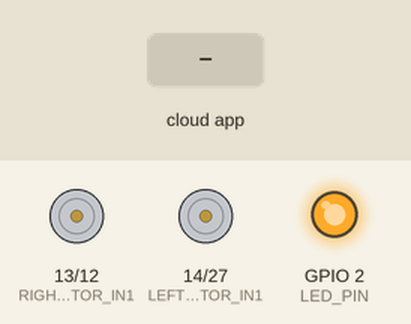
The sketch below on a simulated ESP32. Shown: motor-driver pin pairs drawn as motors (green arrow = first pin HIGH = forward, orange = second pin HIGH = backward, longer = more drive, scaled by the enable pin), output pins drawn as LEDs (lit = HIGH). The inputs (shaded band) are chosen by the test bench. WiFi joins after 1.5 s; servers stay silent unless stated; the ROS host is connected and sends only what is stated; what the sketch prints to the serial monitor is not drawn.

Above: at 4.7 s.
4.8 s: the phone or cloud app sets linear.x to -100
At 5.7 s:
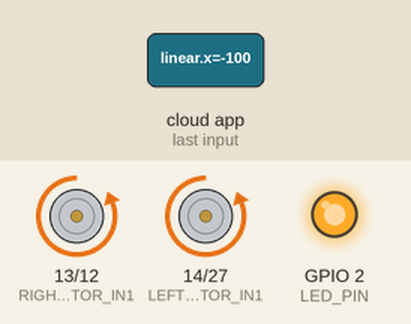
6.3 s: the phone or cloud app sets angular.z to -100
At 7.2 s:
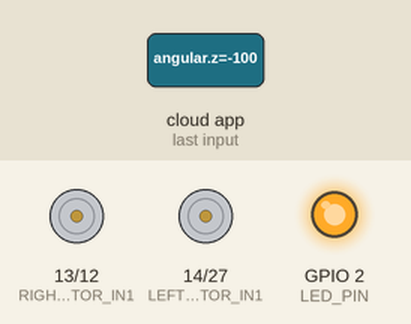
7.8 s: the phone or cloud app sets linear.x to 0
At 8.4 s:
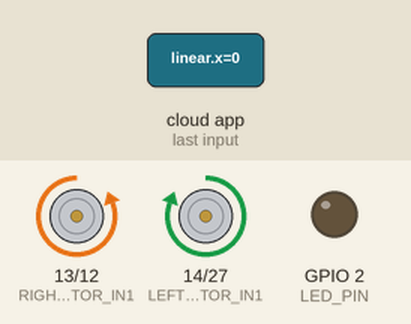
9.3 s: the phone or cloud app sets angular.z to 100
At 9.9 s:
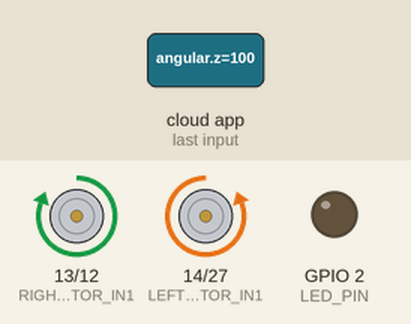
10.8 s: the phone or cloud app sets linear.x to 100
At 11.4 s:
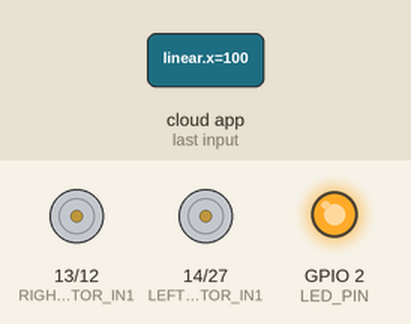
12.3 s: the phone or cloud app sets angular.z to 0
At 13.7 s:
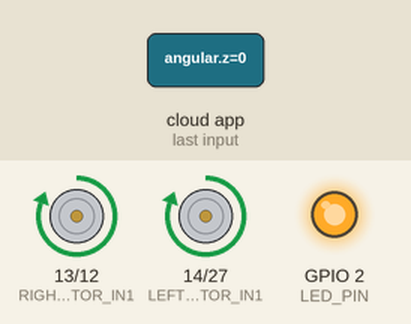
Timing chart, 0 to 14.8 s (numbered marks = the images above; inputs shaded):
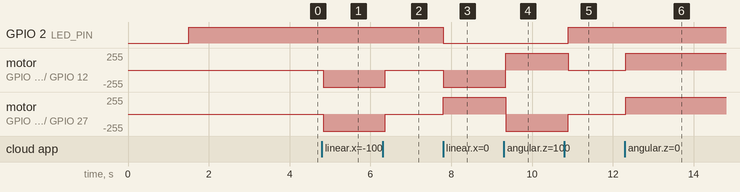

Measured:
- after the input at 4.8 s, motor on GPIO 13 (RIGHT_MOTOR_IN1) / GPIO 12 (RIGHT_MOTOR_IN2), motor on GPIO 14 (LEFT_MOTOR_IN1) / GPIO 27 (LEFT_MOTOR_IN2): stopped → backward 255/255 at once
- after the input at 6.3 s, motor on GPIO 13 (RIGHT_MOTOR_IN1) / GPIO 12 (RIGHT_MOTOR_IN2), motor on GPIO 14 (LEFT_MOTOR_IN1) / GPIO 27 (LEFT_MOTOR_IN2): backward 255/255 → stopped after 0.07 s
- after the input at 7.8 s, GPIO 2 (LED_PIN): HIGH → LOW at once; motor on GPIO 13 (RIGHT_MOTOR_IN1) / GPIO 12 (RIGHT_MOTOR_IN2): stopped → backward 255/255 at once; motor on GPIO 14 (LEFT_MOTOR_IN1) / GPIO 27 (LEFT_MOTOR_IN2): stopped → forward 255/255 at once
- after the input at 9.3 s, motor on GPIO 13 (RIGHT_MOTOR_IN1) / GPIO 12 (RIGHT_MOTOR_IN2): backward 255/255 → forward 255/255 after 0.05 s; motor on GPIO 14 (LEFT_MOTOR_IN1) / GPIO 27 (LEFT_MOTOR_IN2): forward 255/255 → backward 255/255 after 0.05 s
- after the input at 10.8 s, GPIO 2 (LED_PIN): LOW → HIGH after 0.09 s; motor on GPIO 13 (RIGHT_MOTOR_IN1) / GPIO 12 (RIGHT_MOTOR_IN2): forward 255/255 → stopped after 0.09 s; motor on GPIO 14 (LEFT_MOTOR_IN1) / GPIO 27 (LEFT_MOTOR_IN2): backward 255/255 → stopped after 0.09 s
- after the input at 12.3 s, motor on GPIO 13 (RIGHT_MOTOR_IN1) / GPIO 12 (RIGHT_MOTOR_IN2), motor on GPIO 14 (LEFT_MOTOR_IN1) / GPIO 27 (LEFT_MOTOR_IN2): stopped → forward 255/255 at once

The sketch:

TestRobotMark01_master.ino
```cpp
// OTAの設定
#define ESP32_RTOS
#include "OTA.h"

#include <micro_ros_arduino.h>
#include <stdio.h>
#include <rcl/rcl.h>
#include <rcl/error_handling.h>
#include <rclc/rclc.h>
#include <rclc/executor.h>
#include <geometry_msgs/msg/twist.h>

rcl_subscription_t subscriber;
geometry_msgs__msg__Twist msg;
rclc_executor_t executor;
rcl_allocator_t allocator;
rclc_support_t support;
rcl_node_t node;

// モーターのピンを設定
#define RIGHT_MOTOR_IN1 13
#define RIGHT_MOTOR_IN2 12
#define LEFT_MOTOR_IN1 14
#define LEFT_MOTOR_IN2 27
#define RIGHT_ENABLE 26
#define LEFT_ENABLE 25

// micro-ros
#define LED_PIN 2
#define RCCHECK(fn) \
  { \
    rcl_ret_t temp_rc = fn; \
    if ((temp_rc != RCL_RET_OK)) { error_loop(); } \
  }
#define RCSOFTCHECK(fn) \
  { \
    rcl_ret_t temp_rc = fn; \
    if ((temp_rc != RCL_RET_OK)) { error_loop(); } \
  }

#define TREAD 0.10  //トレッド長 [m]
#define SPEED 1.0   //速度

// PWM制御の設定
const int freq = 30000;
const int rightpwmChannel = 0;
const int leftpwmChannel = 1;
const int resolution = 8;
int dutyCycle = 200;

void error_loop() {
  while (1) {
    digitalWrite(LED_PIN, !digitalRead(LED_PIN));
    delay(100);
  }
}

//twist message cb
void subscription_callback(const void *msgin) {
  // duty比
  int right_duty = 0;
  int left_duty = 0;

  const geometry_msgs__msg__Twist *vel = (const geometry_msgs__msg__Twist *)msgin;
  // if velocity in x direction is 0 turn off LED, if 1 turn on LED
  // digitalWrite(LED_PIN, (vel->linear.x == 0) ? LOW : HIGH);

  right_duty += (vel->linear.x + vel->angular.z * TREAD / 2.0 * 20) * 255 / SPEED;
  left_duty += (vel->linear.x - vel->angular.z * TREAD / 2.0 * 20) * 255 / SPEED;
  // 20は旋回できるように適当に設定

  // duty比の調整
  if (right_duty > 255) right_duty = 255;
  else if (right_duty < -255) right_duty = -255;
  if (left_duty > 255) left_duty = 255;
  else if (left_duty < -255) left_duty = -255;

  // Serial.print("right_duty: ");
  // Serial.println(right_duty);
  // Serial.print("left_duty: ");
  // Serial.println(left_duty);

  digitalWrite(LED_PIN, (vel->linear.x == 0) ? LOW : HIGH);

  // 回転
  if (right_duty > 0) {  //前方向
    digitalWrite(RIGHT_MOTOR_IN1, HIGH);
    digitalWrite(RIGHT_MOTOR_IN2, LOW);
    ledcWrite(rightpwmChannel, right_duty);
  } else if (right_duty < 0) {  //後ろ方向
    digitalWrite(RIGHT_MOTOR_IN1, LOW);
    digitalWrite(RIGHT_MOTOR_IN2, HIGH);
    ledcWrite(rightpwmChannel, -right_duty);
  } else {  //モーター停止
    digitalWrite(RIGHT_MOTOR_IN1, LOW);
    digitalWrite(RIGHT_MOTOR_IN2, LOW);
    ledcWrite(rightpwmChannel, 0);
  }

  if (left_duty > 0) {  //前方向
    digitalWrite(LEFT_MOTOR_IN1, HIGH);
    digitalWrite(LEFT_MOTOR_IN2, LOW);
    ledcWrite(leftpwmChannel, left_duty);
  } else if (left_duty < 0) {  //後ろ方向
    digitalWrite(LEFT_MOTOR_IN1, LOW);
    digitalWrite(LEFT_MOTOR_IN2, HIGH);
    ledcWrite(leftpwmChannel, -left_duty);
  } else {  //モーター停止
    digitalWrite(LEFT_MOTOR_IN1, LOW);
    digitalWrite(LEFT_MOTOR_IN2, LOW);
    ledcWrite(leftpwmChannel, 0);
  }
}

void setup() {
  //シリアルモニターに表示
  Serial.begin(115200);
  Serial.println("Booting");
  setupOTA("TemplateSketch", "Buffalo-G-9EC8", "j6pmvtvgfy48k");
  // Your setup code

  // micro-ros
  set_microros_wifi_transports("Buffalo-G-9EC8", "j6pmvtvgfy48k", "192.168.12.33", 8888);


  // ピンのセットアップ
  pinMode(RIGHT_MOTOR_IN1, OUTPUT);
  pinMode(RIGHT_MOTOR_IN2, OUTPUT);
  pinMode(LEFT_MOTOR_IN1, OUTPUT);
  pinMode(LEFT_MOTOR_IN2, OUTPUT);

  // PWM制御のセットアップ
  ledcSetup(rightpwmChannel, freq, resolution);
  ledcSetup(leftpwmChannel, freq, resolution);

  // PWM制御でモーターをアタッチ
  ledcAttachPin(RIGHT_ENABLE, rightpwmChannel);
  ledcAttachPin(LEFT_ENABLE, leftpwmChannel);

  pinMode(LED_PIN, OUTPUT);
  digitalWrite(LED_PIN, HIGH);

  delay(2000);

  allocator = rcl_get_default_allocator();
  //create init_options
  RCCHECK(rclc_support_init(&support, 0, NULL, &allocator));
  // create node
  RCCHECK(rclc_node_init_default(&node, "micro_ros_arduino_node", "", &support));
  // create subscriber
  RCCHECK(rclc_subscription_init_default(
    &subscriber,
    &node,
    ROSIDL_GET_MSG_TYPE_SUPPORT(geometry_msgs, msg, Twist),
    "cmd_vel"));

  // create executor
  RCCHECK(rclc_executor_init(&executor, &support.context, 1, &allocator));
  RCCHECK(rclc_executor_add_subscription(&executor, &subscriber, &msg, &subscription_callback, ON_NEW_DATA));

  // シリアルモニターで確認
  Serial.print("Testing DC Motor...");
}

void loop() {
  delay(100);
  RCCHECK(rclc_executor_spin_some(&executor, RCL_MS_TO_NS(100)));
}
```

OTA.h
```cpp
#ifdef ESP32
#include <WiFi.h>
#include <ESPmDNS.h>
#else
#include <ESP8266WiFi.h>
#include <ESP8266mDNS.h>
#endif

#include <WiFiUdp.h>
#include <ArduinoOTA.h>

#if defined(ESP32_RTOS) && defined(ESP32)
void ota_handle(void *parameter)
{
    for (;;)
    {
        ArduinoOTA.handle();
        delay(3500);
    }
}
#endif

void setupOTA(const char *nameprefix, const char *ssid, const char *password)
{
    // Configure the hostname
    uint16_t maxlen = strlen(nameprefix) + 7;
    char *fullhostname = new char[maxlen];
    uint8_t mac[6];
    WiFi.macAddress(mac);
    snprintf(fullhostname, maxlen, "%s-%02x%02x%02x", nameprefix, mac[3], mac[4], mac[5]);
    ArduinoOTA.setHostname(fullhostname);
    delete[] fullhostname;

    // Configure and start the WiFi station
    WiFi.mode(WIFI_STA);
    WiFi.begin(ssid, password);

    // Wait for connection
    while (WiFi.waitForConnectResult() != WL_CONNECTED)
    {
        Serial.println("Connection Failed! Rebooting...");
        delay(5000);
        ESP.restart();
    }

    // Port defaults to 3232
    // ArduinoOTA.setPort(3232); // Use 8266 port if you are working in Sloeber IDE, it is fixed there and not adjustable

    // No authentication by default
    // ArduinoOTA.setPassword("admin");

    // Password can be set with it's md5 value as well
    // MD5(admin) = 21232f297a57a5a743894a0e4a801fc3
    // ArduinoOTA.setPasswordHash("21232f297a57a5a743894a0e4a801fc3");

    ArduinoOTA.onStart([]()
                       {
	//NOTE: make .detach() here for all functions called by Ticker.h library - not to interrupt transfer process in any way.
    String type;
    if (ArduinoOTA.getCommand() == U_FLASH)
      type = "sketch";
    else // U_SPIFFS
      type = "filesystem";

    // NOTE: if updating SPIFFS this would be the place to unmount SPIFFS using SPIFFS.end()
    Serial.println("Start updating " + type); });

    ArduinoOTA.onEnd([]()
                     { Serial.println("\nEnd"); });

    ArduinoOTA.onProgress([](unsigned int progress, unsigned int total)
                          { Serial.printf("Progress: %u%%\r", (progress / (total / 100))); });

    ArduinoOTA.onError([](ota_error_t error)
                       {
    Serial.printf("Error[%u]: ", error);
    if (error == OTA_AUTH_ERROR) Serial.println("\nAuth Failed");
    else if (error == OTA_BEGIN_ERROR) Serial.println("\nBegin Failed");
    else if (error == OTA_CONNECT_ERROR) Serial.println("\nConnect Failed");
    else if (error == OTA_RECEIVE_ERROR) Serial.println("\nReceive Failed");
    else if (error == OTA_END_ERROR) Serial.println("\nEnd Failed"); });

    ArduinoOTA.begin();

    Serial.println("OTA Initialized");
    Serial.print("IP address: ");
    Serial.println(WiFi.localIP());

#if defined(ESP32_RTOS) && defined(ESP32)
    xTaskCreate(
        ota_handle,   /* Task function. */
        "OTA_HANDLE", /* String with name of task. */
        10000,        /* Stack size in bytes. */
        NULL,         /* Parameter passed as input of the task */
        1,            /* Priority of the task. */
        NULL);        /* Task handle. */
#endif
}
```
